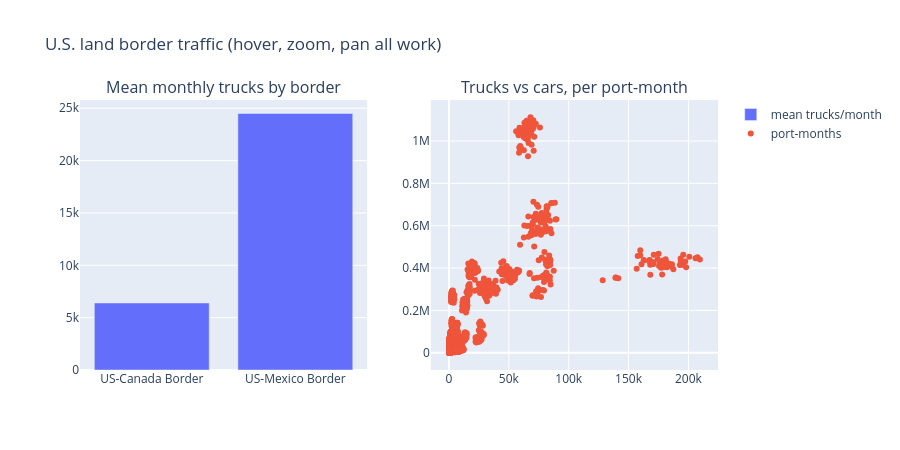

The code cell stored with this chart in its notebook:
### Markdown cell above
## Part 5: A Mini Dashboard, Shared as HTML

Two charts side by side in one interactive figure — then exported to a single
self-contained HTML file. That file is how Plotly work is shared: anyone can
open it in a browser, no Python required.

### Code cell
# WHAT: Build a two-panel dashboard with make_subplots and export it as one self-contained HTML file.
# WHY: That single file is how Plotly work is shared - it needs a browser, not a Python install.

# PART 5: build a two-panel dashboard with make_subplots, then export it as ONE self-contained HTML file
print("\n" + "=" * 70)
print("PART 5: Mini Dashboard and HTML Export")
print("=" * 70)

from plotly.subplots import make_subplots
import os

dash = make_subplots(rows=1, cols=2,
                     subplot_titles=('Mean monthly trucks by border',
                                     'Trucks vs cars, per port-month'))
border_means = df.groupby('Border', as_index=False)['Trucks'].mean()
dash.add_trace(go.Bar(x=border_means['Border'], y=border_means['Trucks'],
                      name='mean trucks/month'), row=1, col=1)
dash.add_trace(go.Scatter(x=df['Trucks'], y=df['Personal Vehicles'], mode='markers',
                          name='port-months', text=df['Port Name']), row=1, col=2)
dash.update_layout(title_text='U.S. land border traffic (hover, zoom, pan all work)',
                   height=450)
dash.show()

# Sharing: write ONE self-contained HTML file
html_path = 'mini_dashboard.html'
dash.write_html(html_path)
size_kb = os.path.getsize(html_path) / 1024
print(f"\n✓ Dashboard exported to {html_path} ({size_kb:.0f} KB)")
print("  Open that file in any web browser - hover/zoom/pan still work.")
print("  This single HTML file is how Plotly visualizations are shared.")
print(border_means.to_string(index=False))

### Figure 1 — Plotly figure (JSON) as saved in the notebook; plotly's stock layout.template omitted (floating-point values rounded to 4 significant figures; data arrays with more than 128 entries replaced by an {"elided": "..."} marker saying what was removed)
{"data": [{"name": "mean trucks/month", "type": "bar", "x": ["US-Canada Border", "US-Mexico Border"], "xaxis": "x", "y": [6403.0, 24500.0], "yaxis": "y"}, {"mode": "markers", "name": "port-months", "text": {"elided": "2614 str values"}, "type": "scatter", "x": {"elided": "2614 float values"}, "xaxis": "x2", "y": {"elided": "2614 float values"}, "yaxis": "y2"}], "layout": {"annotations": [{"font": {"size": 16}, "showarrow": false, "text": "Mean monthly trucks by border", "x": 0.225, "xanchor": "center", "xref": "paper", "y": 1.0, "yanchor": "bottom", "yref": "paper"}, {"font": {"size": 16}, "showarrow": false, "text": "Trucks vs cars, per port-month", "x": 0.775, "xanchor": "center", "xref": "paper", "y": 1.0, "yanchor": "bottom", "yref": "paper"}], "height": 450, "title": {"text": "U.S. land border traffic (hover, zoom, pan all work)"}, "xaxis": {"anchor": "y", "domain": [0.0, 0.45]}, "xaxis2": {"anchor": "y2", "domain": [0.55, 1.0]}, "yaxis": {"anchor": "x", "domain": [0.0, 1.0]}, "yaxis2": {"anchor": "x2", "domain": [0.0, 1.0]}}}
